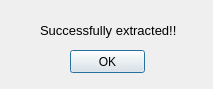
<?xml version="1.0" encoding="UTF-8"?>
<ui version="4.0">
 <class>message_box</class>
 <widget class="QDialog" name="message_box">
  <property name="geometry">
   <rect>
    <x>0</x>
    <y>0</y>
    <width>213</width>
    <height>89</height>
   </rect>
  </property>
  <property name="windowTitle">
   <string>Success</string>
  </property>
  <widget class="QLabel" name="label">
   <property name="geometry">
    <rect>
     <x>40</x>
     <y>20</y>
     <width>141</width>
     <height>20</height>
    </rect>
   </property>
   <property name="font">
    <font>
     <pointsize>10</pointsize>
     <weight>50</weight>
     <bold>false</bold>
    </font>
   </property>
   <property name="text">
    <string>Successfully extracted!!</string>
   </property>
  </widget>
  <widget class="QPushButton" name="pushButton">
   <property name="geometry">
    <rect>
     <x>70</x>
     <y>50</y>
     <width>75</width>
     <height>23</height>
    </rect>
   </property>
   <property name="text">
    <string>OK</string>
   </property>
  </widget>
 </widget>
 <resources/>
 <connections/>
</ui>
